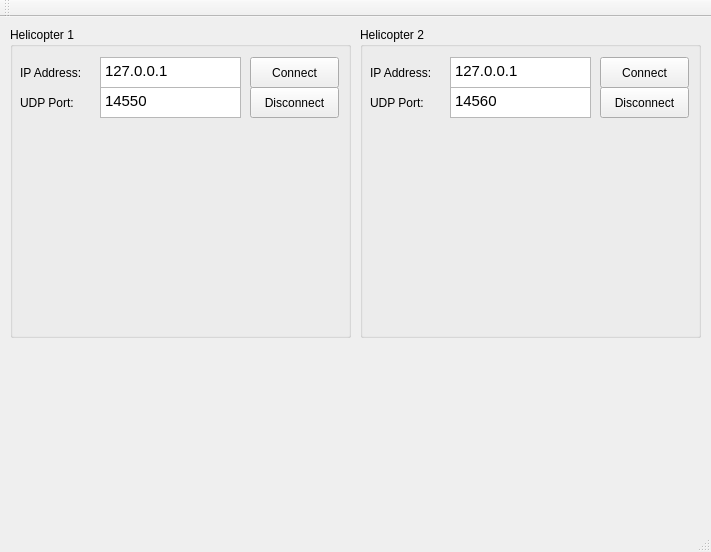
<?xml version="1.0" encoding="UTF-8"?>
<ui version="4.0">
 <class>MainWindow</class>
 <widget class="QMainWindow" name="MainWindow">
  <property name="geometry">
   <rect>
    <x>0</x>
    <y>0</y>
    <width>711</width>
    <height>552</height>
   </rect>
  </property>
  <property name="windowTitle">
   <string>MainWindow</string>
  </property>
  <widget class="QWidget" name="centralWidget">
   <widget class="QGroupBox" name="groupBox">
    <property name="geometry">
     <rect>
      <x>10</x>
      <y>10</y>
      <width>341</width>
      <height>311</height>
     </rect>
    </property>
    <property name="title">
     <string>Helicopter 1</string>
    </property>
    <widget class="QLabel" name="lblSerialRx">
     <property name="geometry">
      <rect>
       <x>10</x>
       <y>30</y>
       <width>111</width>
       <height>31</height>
      </rect>
     </property>
     <property name="text">
      <string>IP Address:</string>
     </property>
    </widget>
    <widget class="QPushButton" name="connectH1">
     <property name="geometry">
      <rect>
       <x>240</x>
       <y>30</y>
       <width>89</width>
       <height>31</height>
      </rect>
     </property>
     <property name="text">
      <string>Connect</string>
     </property>
    </widget>
    <widget class="QPushButton" name="disconnectH1">
     <property name="geometry">
      <rect>
       <x>240</x>
       <y>60</y>
       <width>89</width>
       <height>31</height>
      </rect>
     </property>
     <property name="text">
      <string>Disconnect</string>
     </property>
    </widget>
    <widget class="QLabel" name="lblSerialRx_2">
     <property name="geometry">
      <rect>
       <x>10</x>
       <y>60</y>
       <width>111</width>
       <height>31</height>
      </rect>
     </property>
     <property name="text">
      <string>UDP Port:</string>
     </property>
    </widget>
    <widget class="QTextEdit" name="txtIpH1">
     <property name="geometry">
      <rect>
       <x>90</x>
       <y>30</y>
       <width>141</width>
       <height>31</height>
      </rect>
     </property>
     <property name="html">
      <string>&lt;!DOCTYPE HTML PUBLIC &quot;-//W3C//DTD HTML 4.0//EN&quot; &quot;http://www.w3.org/TR/REC-html40/strict.dtd&quot;&gt;
&lt;html&gt;&lt;head&gt;&lt;meta name=&quot;qrichtext&quot; content=&quot;1&quot; /&gt;&lt;style type=&quot;text/css&quot;&gt;
p, li { white-space: pre-wrap; }
&lt;/style&gt;&lt;/head&gt;&lt;body style=&quot; font-family:'Ubuntu'; font-size:11pt; font-weight:400; font-style:normal;&quot;&gt;
&lt;p style=&quot; margin-top:0px; margin-bottom:0px; margin-left:0px; margin-right:0px; -qt-block-indent:0; text-indent:0px;&quot;&gt;127.0.0.1&lt;/p&gt;&lt;/body&gt;&lt;/html&gt;</string>
     </property>
    </widget>
    <widget class="QTextEdit" name="txtPortH1">
     <property name="geometry">
      <rect>
       <x>90</x>
       <y>60</y>
       <width>141</width>
       <height>31</height>
      </rect>
     </property>
     <property name="html">
      <string>&lt;!DOCTYPE HTML PUBLIC &quot;-//W3C//DTD HTML 4.0//EN&quot; &quot;http://www.w3.org/TR/REC-html40/strict.dtd&quot;&gt;
&lt;html&gt;&lt;head&gt;&lt;meta name=&quot;qrichtext&quot; content=&quot;1&quot; /&gt;&lt;style type=&quot;text/css&quot;&gt;
p, li { white-space: pre-wrap; }
&lt;/style&gt;&lt;/head&gt;&lt;body style=&quot; font-family:'Ubuntu'; font-size:11pt; font-weight:400; font-style:normal;&quot;&gt;
&lt;p style=&quot; margin-top:0px; margin-bottom:0px; margin-left:0px; margin-right:0px; -qt-block-indent:0; text-indent:0px;&quot;&gt;14550&lt;/p&gt;&lt;/body&gt;&lt;/html&gt;</string>
     </property>
    </widget>
   </widget>
   <widget class="QGroupBox" name="groupBox_2">
    <property name="geometry">
     <rect>
      <x>360</x>
      <y>10</y>
      <width>341</width>
      <height>311</height>
     </rect>
    </property>
    <property name="title">
     <string>Helicopter 2</string>
    </property>
    <widget class="QLabel" name="lblSerialRx_3">
     <property name="geometry">
      <rect>
       <x>10</x>
       <y>30</y>
       <width>111</width>
       <height>31</height>
      </rect>
     </property>
     <property name="text">
      <string>IP Address:</string>
     </property>
    </widget>
    <widget class="QPushButton" name="connectH2">
     <property name="geometry">
      <rect>
       <x>240</x>
       <y>30</y>
       <width>89</width>
       <height>31</height>
      </rect>
     </property>
     <property name="text">
      <string>Connect</string>
     </property>
    </widget>
    <widget class="QPushButton" name="disconnectH2">
     <property name="geometry">
      <rect>
       <x>240</x>
       <y>60</y>
       <width>89</width>
       <height>31</height>
      </rect>
     </property>
     <property name="text">
      <string>Disconnect</string>
     </property>
    </widget>
    <widget class="QLabel" name="lblSerialRx_4">
     <property name="geometry">
      <rect>
       <x>10</x>
       <y>60</y>
       <width>111</width>
       <height>31</height>
      </rect>
     </property>
     <property name="text">
      <string>UDP Port:</string>
     </property>
    </widget>
    <widget class="QTextEdit" name="txtIpH2">
     <property name="geometry">
      <rect>
       <x>90</x>
       <y>30</y>
       <width>141</width>
       <height>31</height>
      </rect>
     </property>
     <property name="html">
      <string>&lt;!DOCTYPE HTML PUBLIC &quot;-//W3C//DTD HTML 4.0//EN&quot; &quot;http://www.w3.org/TR/REC-html40/strict.dtd&quot;&gt;
&lt;html&gt;&lt;head&gt;&lt;meta name=&quot;qrichtext&quot; content=&quot;1&quot; /&gt;&lt;style type=&quot;text/css&quot;&gt;
p, li { white-space: pre-wrap; }
&lt;/style&gt;&lt;/head&gt;&lt;body style=&quot; font-family:'Ubuntu'; font-size:11pt; font-weight:400; font-style:normal;&quot;&gt;
&lt;p style=&quot; margin-top:0px; margin-bottom:0px; margin-left:0px; margin-right:0px; -qt-block-indent:0; text-indent:0px;&quot;&gt;127.0.0.1&lt;/p&gt;&lt;/body&gt;&lt;/html&gt;</string>
     </property>
    </widget>
    <widget class="QTextEdit" name="txtPortH2">
     <property name="geometry">
      <rect>
       <x>90</x>
       <y>60</y>
       <width>141</width>
       <height>31</height>
      </rect>
     </property>
     <property name="html">
      <string>&lt;!DOCTYPE HTML PUBLIC &quot;-//W3C//DTD HTML 4.0//EN&quot; &quot;http://www.w3.org/TR/REC-html40/strict.dtd&quot;&gt;
&lt;html&gt;&lt;head&gt;&lt;meta name=&quot;qrichtext&quot; content=&quot;1&quot; /&gt;&lt;style type=&quot;text/css&quot;&gt;
p, li { white-space: pre-wrap; }
&lt;/style&gt;&lt;/head&gt;&lt;body style=&quot; font-family:'Ubuntu'; font-size:11pt; font-weight:400; font-style:normal;&quot;&gt;
&lt;p style=&quot; margin-top:0px; margin-bottom:0px; margin-left:0px; margin-right:0px; -qt-block-indent:0; text-indent:0px;&quot;&gt;14560&lt;/p&gt;&lt;/body&gt;&lt;/html&gt;</string>
     </property>
    </widget>
   </widget>
  </widget>
  <widget class="QMenuBar" name="menuBar">
   <property name="geometry">
    <rect>
     <x>0</x>
     <y>0</y>
     <width>711</width>
     <height>22</height>
    </rect>
   </property>
  </widget>
  <widget class="QToolBar" name="mainToolBar">
   <attribute name="toolBarArea">
    <enum>TopToolBarArea</enum>
   </attribute>
   <attribute name="toolBarBreak">
    <bool>false</bool>
   </attribute>
  </widget>
  <widget class="QStatusBar" name="statusBar"/>
 </widget>
 <layoutdefault spacing="6" margin="11"/>
 <resources/>
 <connections/>
</ui>
